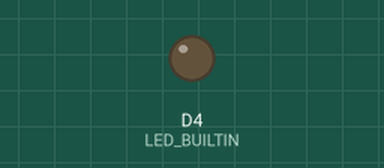
Recording of a sketch running on a simulated ESP8266 (NodeMCU). Parts: output pins drawn as LEDs (lit = HIGH, except the on-board LED, lit = LOW). Dashed ring = blinking. WiFi joins after 1.5 s; servers stay silent unless stated; what the sketch prints to the serial monitor is not drawn.

Above: at 2.0 s.
At 3.7 s:
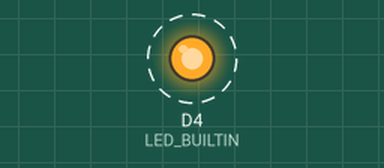
Timing chart, 0 to 4.5 s (numbered marks = the images above):
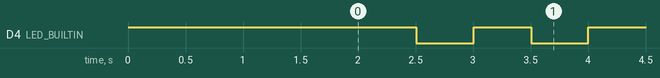

The sketch:

OTA.ino
```cpp
#include <ArduinoOTA.h>
#include <ESP8266WiFi.h>
#include <ESP8266mDNS.h>
#include <WiFiUdp.h>

#ifndef STASSID
#define STASSID "R7000"
#define STAPSK "9321932193219"
#endif
#define D1 5 // fan assigning the ESP8266 pin to arduino pin
#define D2 4
#define D5 14 // fan assigning the ESP8266 pin to arduino pin
#define D6 12
#define D7 13 // fan assigning the ESP8266 pin to arduino pin
// #define D8 15

const char *ssid = STASSID;
const char *password = STAPSK;
/* const int pinLed = 13; */
/* LED_BUILTIN */

unsigned long millisCur = 0;
unsigned long millisMoment = 0;
bool bOn = 0;

void setup() {
    pinMode(LED_BUILTIN, OUTPUT);
    digitalWrite(LED_BUILTIN, HIGH);

    Serial.begin(115200);
    Serial.println("Booting");
    WiFi.mode(WIFI_STA);
    WiFi.begin(ssid, password);
    while (WiFi.waitForConnectResult() != WL_CONNECTED) {
        Serial.println("Connection Failed! Rebooting...");
        delay(5000);
        ESP.restart();
    }

    // Port defaults to 8266
    // ArduinoOTA.setPort(8266);

    // Hostname defaults to esp8266-[ChipID]
    // ArduinoOTA.setHostname("myesp8266");

    // No authentication by default
    // ArduinoOTA.setPassword("admin");

    // Password can be set with it's md5 value as well
    // MD5(admin) = 21232f297a57a5a743894a0e4a801fc3
    // ArduinoOTA.setPasswordHash("21232f297a57a5a743894a0e4a801fc3");

    ArduinoOTA.onStart([]() {
        String type;
        if (ArduinoOTA.getCommand() == U_FLASH) {
            type = "sketch";
        } else { // U_FS
            type = "filesystem";
        }

        // NOTE: if updating FS this would be the place to unmount FS using
        // FS.end()
        Serial.println("Start updating " + type);
    });
    ArduinoOTA.onEnd([]() { Serial.println("\nEnd"); });
    ArduinoOTA.onProgress([](unsigned int progress, unsigned int total) {
        Serial.printf("Progress: %u%%\r", (progress / (total / 100)));
    });
    ArduinoOTA.onError([](ota_error_t error) {
        Serial.printf("Error[%u]: ", error);
        if (error == OTA_AUTH_ERROR) {
            Serial.println("Auth Failed");
        } else if (error == OTA_BEGIN_ERROR) {
            Serial.println("Begin Failed");
        } else if (error == OTA_CONNECT_ERROR) {
            Serial.println("Connect Failed");
        } else if (error == OTA_RECEIVE_ERROR) {
            Serial.println("Receive Failed");
        } else if (error == OTA_END_ERROR) {
            Serial.println("End Failed");
        }
    });
    ArduinoOTA.begin();
    Serial.println("Ready");
    Serial.print("IP address: ");
    Serial.println(WiFi.localIP());

    millisCur = millis();
    millisMoment = millisCur;
}

void loop() {
    ArduinoOTA.handle();

	millisCur = millis();
    if (millisCur - millisMoment >= 500) {
        bOn = !bOn;
        digitalWrite(LED_BUILTIN, bOn);
        millisMoment = millisCur;
    }
}
```

Measured:
- by itself, D4 (LED_BUILTIN): alternates HIGH for 0.50 s and LOW for 0.50 s
